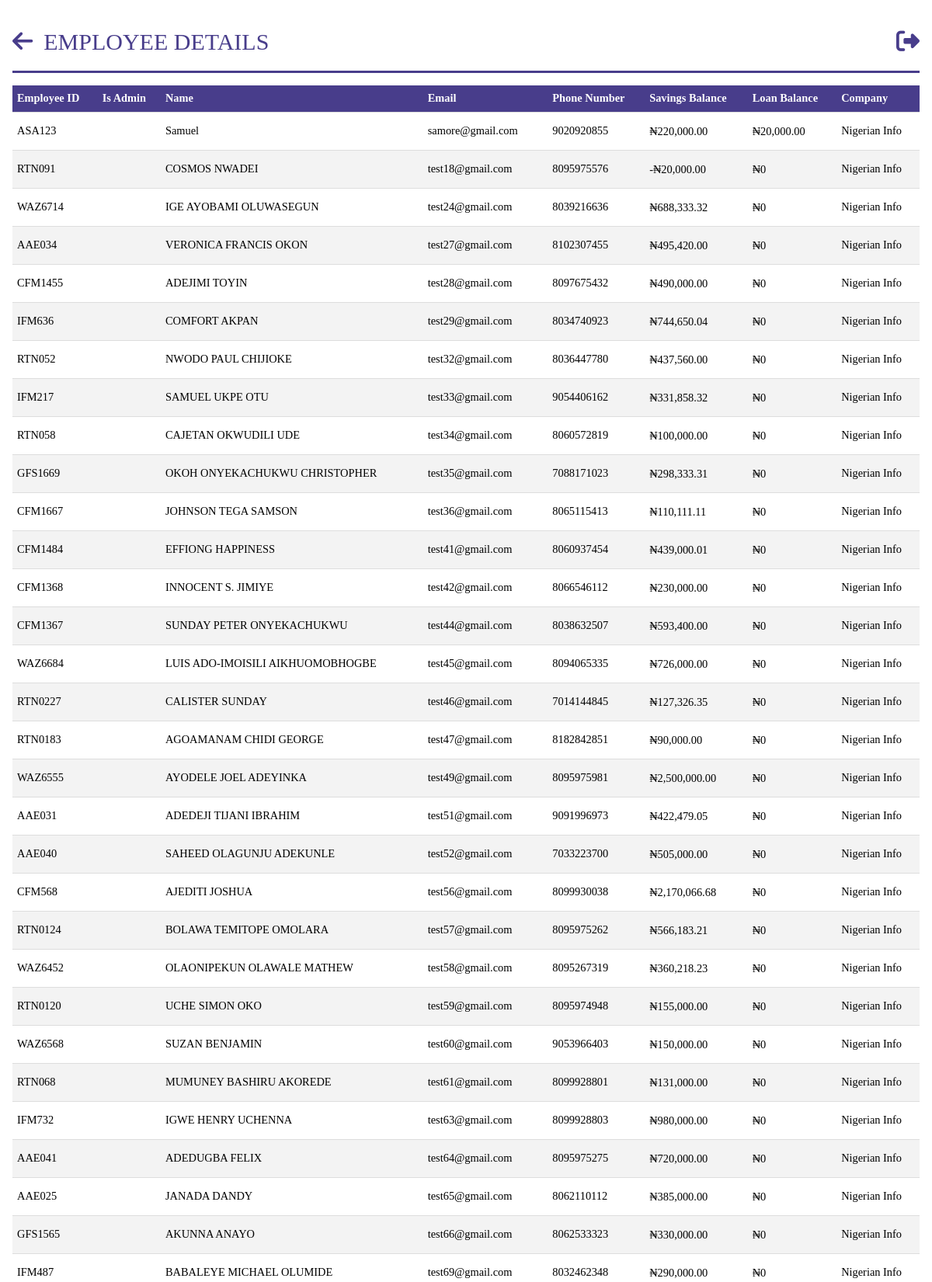
Page /persons (signed in, upper part) on the committed database.
### models.py (models this page shows, shortened)
class Person(db.Model,UserMixin):
    __tablename__ = 'persons'
    id = db.Column(db.Integer, primary_key=True)
    name = db.Column(db.String(100), nullable=False)
    role_id = db.Column(db.Integer, db.ForeignKey('roles.id'))
    email = db.Column(db.String, nullable=True,unique=True)
    password = db.Column(db.String(255), nullable=False)
    company_id = db.Column(db.Integer, db.ForeignKey('companies.id'))
    employee_id = db.Column(db.String, nullable=False,unique=True)
    phone_no = db.Column(db.String,unique=True)
    balance_bfd = db.Column(db.Float, default=0.0)
    total_balance = db.Column(db.Float, default=0.0)
    loan_balance = db.Column(db.Float, default=0.0)
    loan_balance_bfd = db.Column(db.Float, default=0.0)
    loans = db.relationship('Loan', backref='person')
    payments_made = db.relationship('SavingPayment', backref='payer', lazy=True)
    loan_payments_made = db.relationship('LoanPayment', backref='payer', lazy=True)

class Company(db.Model):
    __tablename__ = 'companies'
    id = db.Column(db.Integer, primary_key=True)
    name = db.Column(db.String(100), nullable=False,unique=True)
    balance_bfd = db.Column(db.Float, default=0.0)
    amount_accumulated = db.Column(db.Float, default=0.0)
    payments_made = db.relationship('BankPayment', backref='company_payer', lazy=True)
    employees = db.relationship('Person', backref='company', lazy=True)

### app.py (the view)
@app.route('/persons', methods=['GET'])
@login_required
@role_required(['Admin','Secretary','Sub-Admin'])
def get_persons():
    persons = query.get_persons()
    total_loan = sum(person.loan_balance for person in persons)
    total_savings = sum(person.total_balance for person in persons)
    return render_template('query/person.html', persons=persons,total_loan=total_loan,total_savings=total_savings)

### app.py (called while the page is built)
@login_manager.user_loader
def load_user(person_id):
    return Person.query.get(person_id)

def role_required(roles_required):
    def decorator(view_func):
        @wraps(view_func)
        def wrapper(*args, **kwargs):
            if not current_user.is_authenticated:
                flash("You must be logged in to access this page.", "danger")
                return redirect(url_for("login"))
            user_role = current_user.role
            if user_role.name not in roles_required:
                flash("You don't have the required role to access this page.", "danger")
                return redirect(url_for("dashboard"))  # Change this to your desired redirect
            return view_func(*args, **kwargs)
        return wrapper
    return decorator

@app.before_request
def before_request():
  g.user = current_user

@app.template_filter('currency')
@login_required
def currency(value):
    modified_value = format_currency(value)  # Modify the value as needed
    return modified_value

### filters.py (called while the page is built)
def format_currency(value, currency_symbol='₦', decimal_separator='.', thousands_separator=','):
    if value:
        if value < 0:
            formatted_value = f'-{currency_symbol}{abs(value):,.2f}'
        else:
            formatted_value = f'{currency_symbol}{value:,.2f}'
        formatted_value = formatted_value.replace('.', decimal_separator).replace(',', thousands_separator)
    else:
        formatted_value = f'{currency_symbol}0'
    return formatted_value

### queries.py (called while the page is built)
    def get_persons(self):
        person = Person.query.all()
        return person

### templates/query/person.html (shortened to what this page needs)
{%extends 'base.html' %}
{% block header%}
EMPLOYEE DETAILS
{% endblock  %}
{%block content%}
<body id="person">
    <table class="tab-content">
        <tbody>
            <tr>
                <th>Employee ID</th>
                <th>Is Admin</th>
                <th>Name</th>
                <th>Email</th>
                <th>Phone Number</th>
                <th>Savings Balance</th>
                <th>Loan Balance</th>
                <th>Company </th>
            </tr>
            {%for person in persons%}
            <tr>
                <td>{{ person.employee_id }}</td>
                <td>{{ person.is_admin }}</td>
                <td>{{ person.name }}</td>
                <td>{{ person.email }}</td>
                <td>{{ person.phone_no }}</td>
                <td><a href="{{url_for('savings_account',person_id=person.id)}}">{{ person.total_balance | currency}}</a></td>
                <td><a href="{{url_for('loan_account',person_id=person.id)}}">{{ person.loan_balance | currency}}</a></td>
                <td>{{ person.company.name }}</td>
            </tr>
            {%endfor%}
        </tbody>
    </table>
</body>
{%endblock%}

### static/css/style.css (style rules this page uses)
* { margin: 0; padding: 0; box-sizing: border-box; font-family:'Times New Roman', Times, serif; }
.index { background-color: #ffffff; margin: 0 auto; max-width: 80em; line-height: 1.5; padding: 1em 1em; }
.index a { color: #fff; line-height: 2.5; text-decoration: none; }
#person * { color: #000; max-width: 90em; margin: 0 auto; }
#person .tab-content { width: 100%; border-collapse: collapse; font-size: 0.9em; min-width: 400px; }
#person .tab-content tr th { background-color: #483d8b; color: #fff; text-align: left; font-weight: bold; }
#person th, #person td { padding: 6px; text-align: left; border-bottom: 1px solid #ddd; }
#person .tab-content tbody tr:nth-of-type(odd) { background-color: #f3f3f3; }
#person .tab-content tr a { text-decoration: none; }

### rows in the picture
Person: employee_id "ASA123", name "Samuel", email "samore@gmail.com", phone_no "9020920855", total_balance "₦220,000.00", loan_balance "₦20,000.00", company.name "Nigerian Info"
Person: employee_id "RTN091", name "COSMOS NWADEI", email "test18@gmail.com", phone_no "8095975576", total_balance "-₦20,000.00", loan_balance "₦0", company.name "Nigerian Info"
Person: employee_id "WAZ6714", name "IGE AYOBAMI OLUWASEGUN", email "test24@gmail.com", phone_no "8039216636", total_balance "₦688,333.32", loan_balance "₦0", company.name "Nigerian Info"
Person: employee_id "AAE034", name "VERONICA FRANCIS OKON", email "test27@gmail.com", phone_no "8102307455", total_balance "₦495,420.00", loan_balance "₦0", company.name "Nigerian Info"
Person: employee_id "CFM1455", name "ADEJIMI TOYIN", email "test28@gmail.com", phone_no "8097675432", total_balance "₦490,000.00", loan_balance "₦0", company.name "Nigerian Info"
Person: employee_id "IFM636", name "COMFORT AKPAN", email "test29@gmail.com", phone_no "8034740923", total_balance "₦744,650.04", loan_balance "₦0", company.name "Nigerian Info"
Person: employee_id "RTN052", name "NWODO PAUL CHIJIOKE", email "test32@gmail.com", phone_no "8036447780", total_balance "₦437,560.00", loan_balance "₦0", company.name "Nigerian Info"
Person: employee_id "IFM217", name "SAMUEL UKPE OTU", email "test33@gmail.com", phone_no "9054406162", total_balance "₦331,858.32", loan_balance "₦0", company.name "Nigerian Info"
Person: employee_id "RTN058", name "CAJETAN OKWUDILI UDE", email "test34@gmail.com", phone_no "8060572819", total_balance "₦100,000.00", loan_balance "₦0", company.name "Nigerian Info"
Person: employee_id "GFS1669", name "OKOH ONYEKACHUKWU CHRISTOPHER", email "test35@gmail.com", phone_no "7088171023", total_balance "₦298,333.31", loan_balance "₦0", company.name "Nigerian Info"
Person: employee_id "CFM1667", name "JOHNSON TEGA SAMSON", email "test36@gmail.com", phone_no "8065115413", total_balance "₦110,111.11", loan_balance "₦0", company.name "Nigerian Info"
Person: employee_id "CFM1484", name "EFFIONG HAPPINESS", email "test41@gmail.com", phone_no "8060937454", total_balance "₦439,000.01", loan_balance "₦0", company.name "Nigerian Info"
Person: employee_id "CFM1368", name "INNOCENT S. JIMIYE", email "test42@gmail.com", phone_no "8066546112", total_balance "₦230,000.00", loan_balance "₦0", company.name "Nigerian Info"
Person: employee_id "CFM1367", name "SUNDAY PETER ONYEKACHUKWU", email "test44@gmail.com", phone_no "8038632507", total_balance "₦593,400.00", loan_balance "₦0", company.name "Nigerian Info"
Person: employee_id "WAZ6684", name "LUIS ADO-IMOISILI AIKHUOMOBHOGBE", email "test45@gmail.com", phone_no "8094065335", total_balance "₦726,000.00", loan_balance "₦0", company.name "Nigerian Info"
Person: employee_id "RTN0227", name "CALISTER SUNDAY", email "test46@gmail.com", phone_no "7014144845", total_balance "₦127,326.35", loan_balance "₦0", company.name "Nigerian Info"
Person: employee_id "RTN0183", name "AGOAMANAM CHIDI GEORGE", email "test47@gmail.com", phone_no "8182842851", total_balance "₦90,000.00", loan_balance "₦0", company.name "Nigerian Info"
Person: employee_id "WAZ6555", name "AYODELE JOEL ADEYINKA", email "test49@gmail.com", phone_no "8095975981", total_balance "₦2,500,000.00", loan_balance "₦0", company.name "Nigerian Info"
Person: employee_id "AAE031", name "ADEDEJI TIJANI IBRAHIM", email "test51@gmail.com", phone_no "9091996973", total_balance "₦422,479.05", loan_balance "₦0", company.name "Nigerian Info"
Person: employee_id "AAE040", name "SAHEED OLAGUNJU ADEKUNLE", email "test52@gmail.com", phone_no "7033223700", total_balance "₦505,000.00", loan_balance "₦0", company.name "Nigerian Info"
Person: employee_id "CFM568", name "AJEDITI JOSHUA", email "test56@gmail.com", phone_no "8099930038", total_balance "₦2,170,066.68", loan_balance "₦0", company.name "Nigerian Info"
Person: employee_id "RTN0124", name "BOLAWA TEMITOPE OMOLARA", email "test57@gmail.com", phone_no "8095975262", total_balance "₦566,183.21", loan_balance "₦0", company.name "Nigerian Info"
Person: employee_id "WAZ6452", name "OLAONIPEKUN OLAWALE MATHEW", email "test58@gmail.com", phone_no "8095267319", total_balance "₦360,218.23", loan_balance "₦0", company.name "Nigerian Info"
Person: employee_id "RTN0120", name "UCHE SIMON OKO", email "test59@gmail.com", phone_no "8095974948", total_balance "₦155,000.00", loan_balance "₦0", company.name "Nigerian Info"
Person: employee_id "WAZ6568", name "SUZAN BENJAMIN", email "test60@gmail.com", phone_no "9053966403", total_balance "₦150,000.00", loan_balance "₦0", company.name "Nigerian Info"
Person: employee_id "RTN068", name "MUMUNEY BASHIRU AKOREDE", email "test61@gmail.com", phone_no "8099928801", total_balance "₦131,000.00", loan_balance "₦0", company.name "Nigerian Info"
Person: employee_id "IFM732", name "IGWE HENRY UCHENNA", email "test63@gmail.com", phone_no "8099928803", total_balance "₦980,000.00", loan_balance "₦0", company.name "Nigerian Info"
Person: employee_id "AAE041", name "ADEDUGBA FELIX", email "test64@gmail.com", phone_no "8095975275", total_balance "₦720,000.00", loan_balance "₦0", company.name "Nigerian Info"
Person: employee_id "AAE025", name "JANADA DANDY", email "test65@gmail.com", phone_no "8062110112", total_balance "₦385,000.00", loan_balance "₦0", company.name "Nigerian Info"
Person: employee_id "GFS1565", name "AKUNNA ANAYO", email "test66@gmail.com", phone_no "8062533323", total_balance "₦330,000.00", loan_balance "₦0", company.name "Nigerian Info"
Person: employee_id "IFM487", name "BABALEYE MICHAEL OLUMIDE", email "test69@gmail.com", phone_no "8032462348", total_balance "₦290,000.00", loan_balance "₦0", company.name "Nigerian Info"
